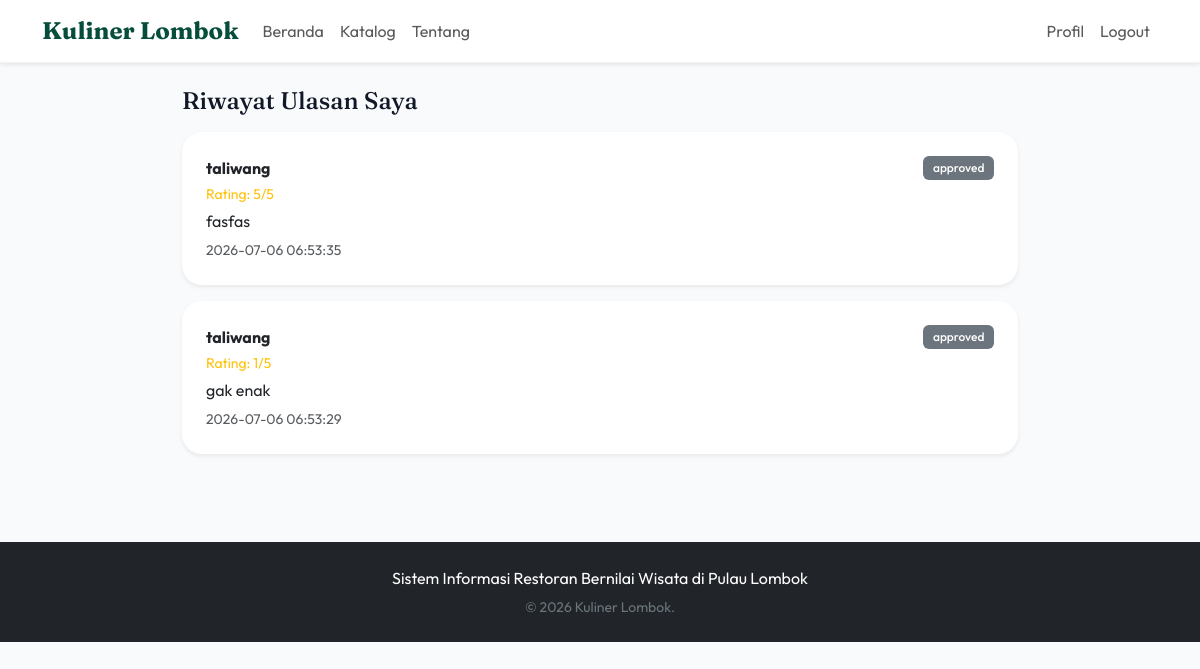
Screenshot of /user/reviews.php (signed in) with the database file from the repository.
### tables this page shows
CREATE TABLE `reviews` (
  `id` int(11) NOT NULL,
  `user_id` int(11) NOT NULL,
  `restaurant_id` int(11) NOT NULL,
  `rating` int(11) NOT NULL,
  `comment` text DEFAULT NULL,
  `status` enum('pending','approved','rejected','reported') DEFAULT 'approved',
  `created_at` timestamp NULL DEFAULT current_timestamp()
);

CREATE TABLE `restaurants` (
  `id` int(11) NOT NULL,
  `user_id` int(11) NOT NULL,
  `name` varchar(150) NOT NULL,
  `category` varchar(100) DEFAULT NULL,
  `facilities` text DEFAULT NULL,
  `slug` varchar(150) DEFAULT NULL,
  `description` text DEFAULT NULL,
  `history` text DEFAULT NULL,
  `address` text NOT NULL,
  `district` varchar(100) DEFAULT NULL,
  `village` varchar(100) DEFAULT NULL,
  `latitude` decimal(10,8) DEFAULT NULL,
  `longitude` decimal(11,8) DEFAULT NULL,
  `maps_embed` text DEFAULT NULL,
  `phone` varchar(20) DEFAULT NULL,
  `email` varchar(100) DEFAULT NULL,
  `website` varchar(255) DEFAULT NULL,
  `open_time` time DEFAULT NULL,
  `close_time` time DEFAULT NULL,
  `main_image` varchar(255) DEFAULT NULL,
  `status` enum('pending','approved','rejected') DEFAULT 'pending',
  `created_at` timestamp NULL DEFAULT current_timestamp(),
  `updated_at` timestamp NULL DEFAULT current_timestamp() ON UPDATE current_timestamp()
);

### includes/auth.php (called while the page is built, shortened)
<?php
function isLoggedIn(): bool
{
    return isset($_SESSION['user']) && is_array($_SESSION['user']);
}
function currentUser(): ?array
{
    return isLoggedIn() ? $_SESSION['user'] : null;
}

### includes/helpers.php (called while the page is built, shortened)
<?php
function e(?string $value): string
{
    return htmlspecialchars((string)$value, ENT_QUOTES, 'UTF-8');
}

### user/reviews.php (the view, shortened to what this page needs)
<?php
require_once __DIR__ . '/../config/database.php';
require_once __DIR__ . '/../includes/auth.php';
require_once __DIR__ . '/../includes/helpers.php';
$user = currentUser();
$userId = (int)($user['id'] ?? 0);
$stmt = mysqli_prepare($conn, "
    SELECT rv.*, r.name AS restaurant_name
    FROM reviews rv
    INNER JOIN restaurants r ON r.id = rv.restaurant_id
    WHERE rv.user_id = ?
    ORDER BY rv.created_at DESC
");
mysqli_stmt_bind_param($stmt, 'i', $userId);
mysqli_stmt_execute($stmt);
$reviews = mysqli_stmt_get_result($stmt);
require_once __DIR__ . '/../includes/header.php';
require_once __DIR__ . '/../includes/navbar.php';
?>
<main class="container py-4" style="max-width: 860px;">
    <h1 class="h4 mb-3">Riwayat Ulasan Saya</h1>
    <?php while ($rv = mysqli_fetch_assoc($reviews)): ?>
        <div class="card border-0 shadow-sm mb-3">
            <div class="card-body">
                <div class="d-flex justify-content-between mb-1">
                    <strong><?= e($rv['restaurant_name']) ?></strong>
                    <span class="badge text-bg-secondary"><?= e($rv['status']) ?></span>
                </div>
                <div class="small text-warning mb-1">Rating: <?= (int)$rv['rating'] ?>/5</div>
                <p class="mb-1"><?= e($rv['comment'] ?? '-') ?></p>
                <small class="text-muted"><?= e($rv['created_at']) ?></small>
            </div>
        </div>
    <?php endwhile; ?>
</main>
<?php require_once __DIR__ . '/../includes/footer.php'; ?>

### assets/css/style.css (style rules this page uses)
:root { --bg: #F9FAFB; --surface: #FFFFFF; --ink: #111827; --muted: #6B7280; --brand: #064E3B; --brand-soft: #ECFDF5; --accent: #D97706; --radius-md: 12px; --radius-lg: 20px; --shadow-soft: 0 10px 40px -10px rgba(0,0,0,0.06); --shadow-hover: 0 20px 40px -10px rgba(0,0,0,0.15); }
* { box-sizing: border-box; }
body { font-family: 'Outfit', sans-serif; color: var(--ink); background-color: var(--bg); min-height: 100vh; }
h1, h2, h3, h4, h5, h6 { font-family: 'Fraunces', serif; font-weight: 700; }
.card { border-radius: var(--radius-lg); border: none; box-shadow: var(--shadow-soft); overflow: hidden; transition: all 0.3s cubic-bezier(0.4, 0, 0.2, 1); }
.card-body { padding: 1.5rem; }
.badge { padding: 0.5em 0.8em; font-weight: 500; border-radius: 6px; }

### rows the page displays
reviews: restaurant.name "taliwang", status "approved", rating "5", comment "fasfas", created_at "2026-07-06 06:53:35"
reviews: restaurant.name "taliwang", status "approved", rating "1", comment "gak enak", created_at "2026-07-06 06:53:29"
